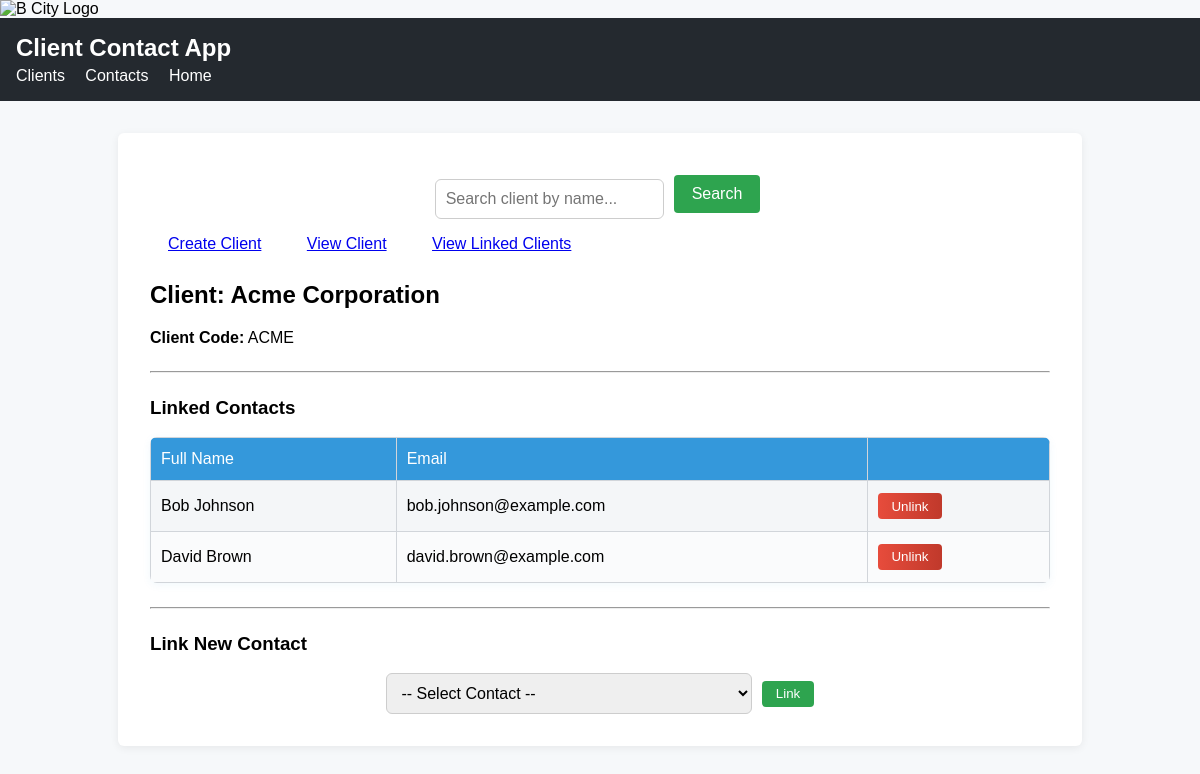
The page /clients/1 on the database as committed earlier.
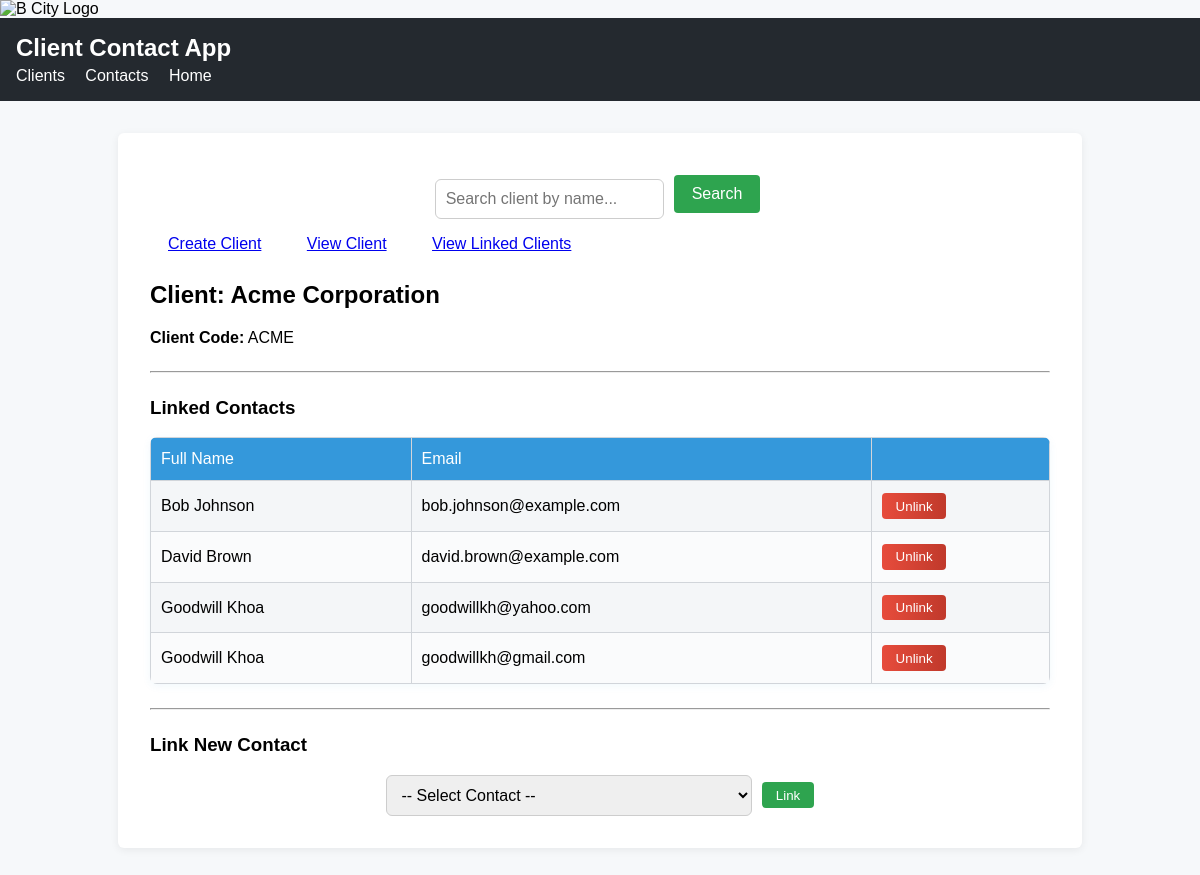
The same page on the database as committed later.
### models/contact.py (models this page shows, shortened)
class Contact(db.Model):
    __tablename__ = 'contact'
    id = db.Column(db.Integer, primary_key=True)
    name = db.Column(db.String, nullable=False)
    surname = db.Column(db.String, nullable=False)
    email = db.Column(db.String, nullable=False, unique=True) # <-- This will make sure the email is unique!
    clients = db.relationship(
        'Client',
        secondary='client_contact',
        back_populates='contacts'
    )

### routes/client.py (the view)
@client_bp.route('/<int:client_id>')
def view_client(client_id):
    client = Client.query.get_or_404(client_id)
    linked_contacts = client.contacts
    available_contacts = Contact.query.filter(~Contact.clients.any(id=client.id)).all()
    return render_template(
        'client_detail.html',
        client=client,
        contacts=linked_contacts,
        available_contacts=available_contacts
    )

### templates/client_detail.html (shortened to what this page needs)
{% extends 'base.html' %}
{% block content %}
<div class="container">
    <div class="action-bar">
        <form id="search-client-form" class="inline-form" style="margin-bottom:12px;">
            <input type="text" id="search-client-input" name="name" placeholder="Search client by name..." class="input-select" required>
            <button type="submit" class="btn">Search</button>
        </form>
        <a href="{{ url_for('client.create_client') }}" class="btn">Create Client</a>
        <a href="{{ url_for('client.view_client', client_id=client.id) }}" class="btn">View Client</a>
        <a href="{{ url_for('client.list_clients') }}" class="btn">View Linked Clients</a>
    </div>
    <div class="detail-section">
        <h2>Client: {{ client.name }}</h2>
        <p><b>Client Code:</b> {{ client.client_code }}</p>
    </div>
    <hr style="margin: 24px 0;">
    <h3>Linked Contacts</h3>
    {% if contacts %}
    <table class="modern-table">
        <tr>
            <th>Full Name</th>
            <th>Email</th>
            <th></th>
        </tr>
        {% for contact in contacts %}
        <tr id="contact-row-{{ contact.id }}">
            <td>{{ contact.name }} {{ contact.surname }}</td>
            <td>{{ contact.email }}</td>
            <td>
                <button class="btn btn-danger unlink-btn" data-contact-id="{{ contact.id }}">Unlink</button>
            </td>
        </tr>
        {% endfor %}
    </table>
    {% else %}
    <p>No Contacts found</p>
    {% endif %}
    <hr style="margin: 24px 0;">
    <h3>Link New Contact</h3>
    <form id="link-contact-form" class="inline-form">
        <select name="contact_id" id="contact_id" class="input-select">
            <option value="">-- Select Contact --</option>
        </select>
        <button type="submit" class="btn">Link</button>
    </form>
</div>
{% endblock %}

Rows that differ between the two databases and show on the page:
added Contact: name "Goodwill", surname "Khoa", email "goodwillkh@yahoo.com"
now on this page (row unchanged): Contact: name "Goodwill", surname "Khoa", email "goodwillkh@gmail.com"
